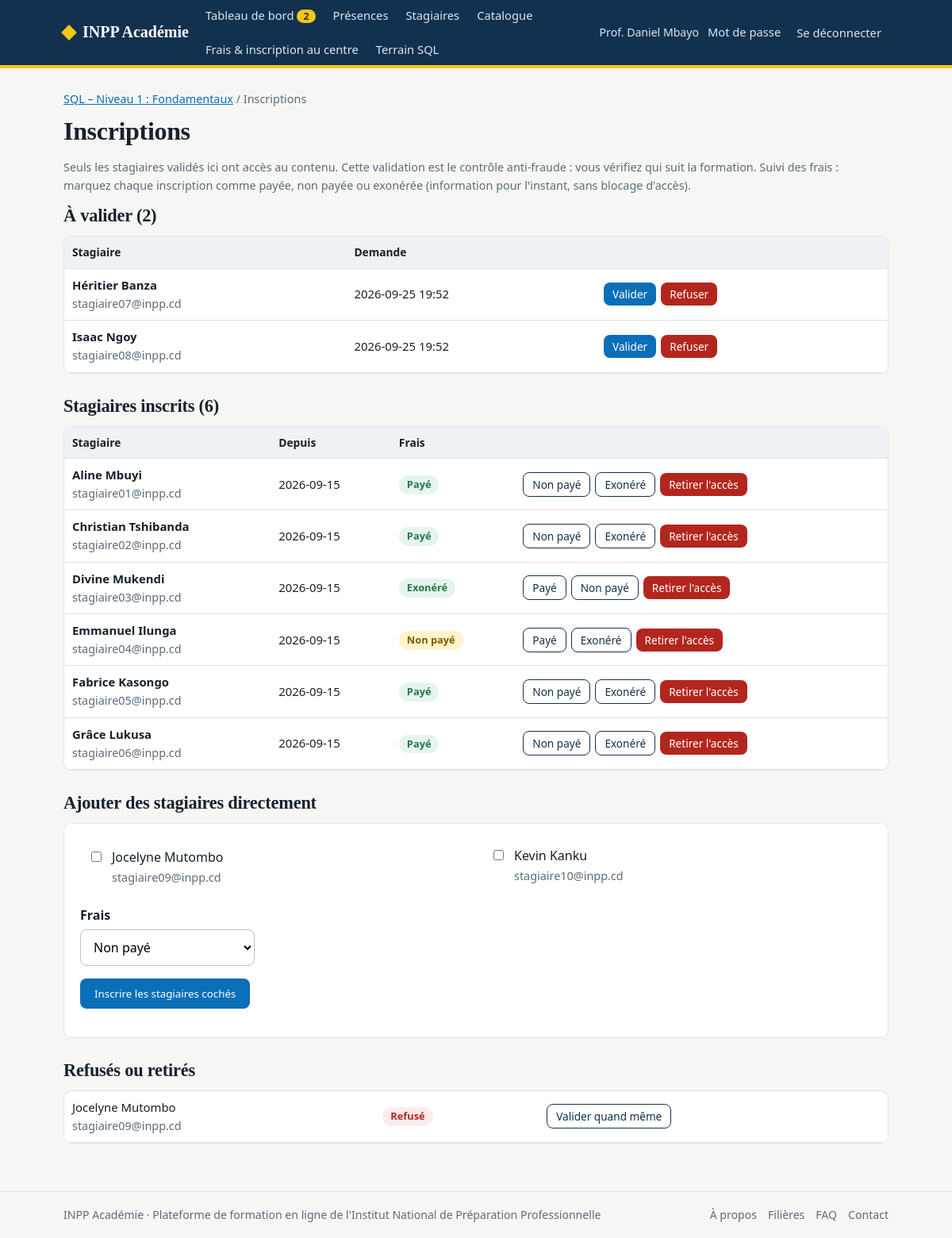
The app's page /formateur/cours/1/inscriptions (signed in) with its own data.
### tables this page shows
CREATE TABLE users (
    id INTEGER PRIMARY KEY AUTOINCREMENT,
    full_name TEXT NOT NULL,
    email TEXT NOT NULL UNIQUE,
    password_hash TEXT NOT NULL,
    role TEXT NOT NULL CHECK (role IN ('formateur', 'stagiaire', 'secretaire')),
    must_change_password INTEGER NOT NULL DEFAULT 0,
    created_by INTEGER REFERENCES users(id) ON DELETE SET NULL,
    created_at TEXT NOT NULL DEFAULT (datetime('now'))
);

CREATE TABLE courses (
    id INTEGER PRIMARY KEY AUTOINCREMENT,
    title TEXT NOT NULL,
    category TEXT NOT NULL DEFAULT 'Général',
    level TEXT NOT NULL DEFAULT 'Débutant',
    description TEXT NOT NULL DEFAULT '',
    fee_amount REAL NOT NULL DEFAULT 0,
    currency TEXT NOT NULL DEFAULT 'USD',
    pass_mark INTEGER NOT NULL DEFAULT 70,
    published INTEGER NOT NULL DEFAULT 1,
    trainer_id INTEGER NOT NULL REFERENCES users(id),
    created_at TEXT NOT NULL DEFAULT (datetime('now'))
);

CREATE TABLE enrollments (
    id INTEGER PRIMARY KEY AUTOINCREMENT,
    user_id INTEGER NOT NULL REFERENCES users(id) ON DELETE CASCADE,
    course_id INTEGER NOT NULL REFERENCES courses(id) ON DELETE CASCADE,
    status TEXT NOT NULL DEFAULT 'pending'
        CHECK (status IN ('pending', 'approved', 'rejected', 'revoked')),
    fee_status TEXT NOT NULL DEFAULT 'unpaid'
        CHECK (fee_status IN ('unpaid', 'paid', 'exempt')),
    requested_at TEXT NOT NULL DEFAULT (datetime('now')),
    decided_at TEXT,
    decided_by INTEGER REFERENCES users(id) ON DELETE SET NULL,
    UNIQUE (user_id, course_id)
);

### app.py (the view)
@app.route("/formateur/cours/<int:course_id>/inscriptions")
@trainer_required
def enrollments(course_id):
    course = own_course(course_id)
    conn = get_db()
    rows = conn.execute(
        "SELECT e.*, u.full_name, u.email FROM enrollments e JOIN users u ON u.id=e.user_id "
        "WHERE e.course_id=? ORDER BY e.requested_at DESC", (course_id,)).fetchall()
    groups = {k: [r for r in rows if r["status"] == k] for k in STATUS}
    available = conn.execute(
        "SELECT id, full_name, email FROM users WHERE role='stagiaire' AND id NOT IN "
        "(SELECT user_id FROM enrollments WHERE course_id=? AND status IN ('approved','pending')) "
        "ORDER BY full_name", (course_id,)).fetchall()
    return render_template("formateur/enrollments.html", course=course, groups=groups, available=available)

### app.py (called while the page is built)
def get_db():
    if "db" not in g:
        g.db = database.connect()
    return g.db

def csrf_field():
    if "_csrf" not in session:
        session["_csrf"] = secrets.token_hex(16)
    from markupsafe import Markup
    return Markup(f'<input type="hidden" name="_csrf" value="{session["_csrf"]}">')

@app.before_request
def csrf_protect():
    if request.method == "POST":
        sent = request.form.get("_csrf", "")
        if not sent or not secrets.compare_digest(sent, session.get("_csrf", "")):
            abort(400, "Formulaire expiré. Rechargez la page et recommencez.")

@app.before_request
def load_user():
    g.user = None
    uid = session.get("uid")
    if uid:
        g.user = get_db().execute("SELECT * FROM users WHERE id=?", (uid,)).fetchone()
        if g.user is None:
            session.clear()
    if (g.user and g.user["must_change_password"]
            and request.endpoint not in ("change_password", "logout", "static")):
        return redirect(url_for("change_password"))

@app.context_processor
def inject_nav():
    pending = 0
    if g.get("user") and g.user["role"] == "formateur":
        pending = get_db().execute(
            "SELECT COUNT(*) FROM enrollments e JOIN courses c ON c.id=e.course_id "
            "WHERE c.trainer_id=? AND e.status='pending'", (g.user["id"],)).fetchone()[0]
    return {"pending_total": pending}

def login_required(view):
    @wraps(view)
    def wrapped(*a, **kw):
        if not g.user:
            flash("Connectez-vous pour continuer.", "info")
            return redirect(url_for("login", next=request.path))
        return view(*a, **kw)
    return wrapped

def trainer_required(view):
    @wraps(view)
    @login_required
    def wrapped(*a, **kw):
        if g.user["role"] != "formateur":
            abort(403)
        return view(*a, **kw)
    return wrapped

def get_course(course_id):
    row = get_db().execute(
        "SELECT c.*, u.full_name AS trainer_name FROM courses c JOIN users u ON u.id=c.trainer_id "
        "WHERE c.id=?", (course_id,)).fetchone()
    if row is None:
        abort(404)
    return row

def own_course(course_id):
    course = get_course(course_id)
    if course["trainer_id"] != g.user["id"]:
        abort(403)
    return course

### db.py (called while the page is built)
def connect():
    conn = sqlite3.connect(DB_PATH)
    conn.row_factory = sqlite3.Row
    conn.execute("PRAGMA foreign_keys = ON")
    return conn

### templates/formateur/enrollments.html
{% extends "base.html" %}{% block title %}Inscriptions · {{ course.title }}{% endblock %}
{% block content %}
<div class="crumbs"><a href="{{ url_for('course_manage', course_id=course.id) }}">{{ course.title }}</a> / Inscriptions</div>
<h1>Inscriptions</h1>
<p class="meta">Seuls les stagiaires validés ici ont accès au contenu. Cette validation est le contrôle anti-fraude : vous vérifiez qui suit la formation. Suivi des frais : marquez chaque inscription comme payée, non payée ou exonérée{% if ENFORCE_FEES %} (l'accès est bloqué tant que les frais ne sont pas réglés){% else %} (information pour l'instant, sans blocage d'accès){% endif %}.</p>
<h2>À valider ({{ groups.pending|length }})</h2>
{% if groups.pending %}<div class="scroll"><table><thead><tr><th>Stagiaire</th><th>Demande</th><th></th></tr></thead><tbody>
{% for e in groups.pending %}<tr><td><strong>{{ e.full_name }}</strong><br><span class="meta">{{ e.email }}</span></td><td>{{ e.requested_at[:16] }}</td>
<td><div class="row" style="gap:6px">
<form method="post" action="{{ url_for('enrollment_action', eid=e.id, action='approve') }}">{{ csrf_field() }}<button class="btn small">Valider</button></form>
<form method="post" action="{{ url_for('enrollment_action', eid=e.id, action='reject') }}">{{ csrf_field() }}<button class="btn bad small">Refuser</button></form></div></td></tr>{% endfor %}
</tbody></table></div>{% else %}<div class="card">Aucune demande en attente.</div>{% endif %}
<h2 style="margin-top:28px">Stagiaires inscrits ({{ groups.approved|length }})</h2>
{% if groups.approved %}<div class="scroll"><table><thead><tr><th>Stagiaire</th><th>Depuis</th><th>Frais</th><th></th></tr></thead><tbody>
{% for e in groups.approved %}<tr><td><strong>{{ e.full_name }}</strong><br><span class="meta">{{ e.email }}</span></td><td>{{ (e.decided_at or e.requested_at)[:10] }}</td>
<td><span class="tag {{ 'ok' if e.fee_status != 'unpaid' else 'warn' }}">{{ FEE[e.fee_status] }}</span></td>
<td><div class="row" style="gap:6px">
{% for act, label in [('paid','Payé'),('unpaid','Non payé'),('exempt','Exonéré')] if act != e.fee_status %}<form method="post" action="{{ url_for('enrollment_action', eid=e.id, action=act) }}">{{ csrf_field() }}<button class="btn alt small">{{ label }}</button></form>{% endfor %}
<form method="post" action="{{ url_for('enrollment_action', eid=e.id, action='revoke') }}" onsubmit="return confirm('Retirer l\'accès à ce stagiaire ?')">{{ csrf_field() }}<button class="btn bad small">Retirer l'accès</button></form></div></td></tr>{% endfor %}
</tbody></table></div>{% else %}<div class="card">Aucun stagiaire inscrit.</div>{% endif %}
<h2 style="margin-top:28px">Ajouter des stagiaires directement</h2>
{% if available %}
<form method="post" action="{{ url_for('enroll_learners', course_id=course.id) }}" class="card">{{ csrf_field() }}
  <div style="columns:2 260px;max-height:260px;overflow:auto">{% for u in available %}<label class="opt"><input type="checkbox" name="user_ids" value="{{ u.id }}"><span>{{ u.full_name }}<br><span class="meta">{{ u.email }}</span></span></label>{% endfor %}</div>
  <label for="fs">Frais</label><select id="fs" name="fee_status" style="max-width:220px"><option value="unpaid">Non payé</option><option value="paid">Payé</option><option value="exempt">Exonéré</option></select>
  <p><button class="btn">Inscrire les stagiaires cochés</button></p>
</form>
{% else %}<div class="card">Tous les comptes stagiaires sont déjà inscrits ou en attente. <a href="{{ url_for('learners') }}">Créer de nouveaux comptes</a>.</div>{% endif %}
{% if groups.rejected or groups.revoked %}
<h2 style="margin-top:28px">Refusés ou retirés</h2>
<div class="scroll"><table><tbody>
{% for e in groups.rejected + groups.revoked %}<tr><td>{{ e.full_name }}<br><span class="meta">{{ e.email }}</span></td><td><span class="tag bad">{{ STATUS[e.status][0] }}</span></td>
<td><form method="post" action="{{ url_for('enrollment_action', eid=e.id, action='approve') }}">{{ csrf_field() }}<button class="btn alt small">Valider quand même</button></form></td></tr>{% endfor %}
</tbody></table></div>{% endif %}
{% endblock %}

### templates/base.html (shortened to what this page needs)
<!doctype html>
<html lang="fr">
<head>
<link rel="stylesheet" href="{{ url_for('static', filename='style.css') }}">
</head>
<body>
<header class="topbar noprint"><div class="wrap">
  <a class="brand" href="{{ url_for('index') }}"><i></i>INPP Académie</a>
  <nav>
    {% if g.user and g.user.role == 'formateur' %}
      <a href="{{ url_for('trainer_dashboard') }}">Tableau de bord{% if pending_total %}<span class="badge">{{ pending_total }}</span>{% endif %}</a>
      <a href="{{ url_for('sections_list') }}">Présences</a>
      <a href="{{ url_for('learners') }}">Stagiaires</a>
      <a href="{{ url_for('catalogue') }}">Catalogue</a>
    {% elif g.user and g.user.role == 'secretaire' %}
      <a href="{{ url_for('sec_dashboard') }}">Secrétariat</a>
      <a href="{{ url_for('sec_new') }}">Nouvelle inscription</a>
      <a href="{{ url_for('sec_registry') }}">Registre</a>
      <a href="{{ url_for('sec_jury') }}">Jury</a>
      <a href="{{ url_for('sec_tariffs') }}">Tarifs</a>
    {% elif g.user %}
      <a href="{{ url_for('my_courses') }}">Mes formations</a>
      <a href="{{ url_for('catalogue') }}">Catalogue</a>
    {% else %}
      <a href="{{ url_for('catalogue') }}">Catalogue</a>
      <a href="{{ url_for('filieres_public') }}">Filières</a>
      <a href="{{ url_for('apropos') }}">À propos</a>
    {% endif %}
    {% if not g.user or g.user.role != 'secretaire' %}<a href="{{ url_for('procedure') }}">Frais &amp; inscription au centre</a>{% endif %}
    {% if g.user and g.user.role != 'secretaire' %}<a href="{{ url_for('sql_lab') }}">Terrain SQL</a>{% endif %}
  </nav>
  <div class="who">
    {% if g.user %}
      <span>{{ g.user.full_name }}</span>
      <a class="linkbtn" href="{{ url_for('change_password') }}">Mot de passe</a>
      <form method="post" action="{{ url_for('logout') }}" style="margin:0">{{ csrf_field() }}<button class="linkbtn">Se déconnecter</button></form>
    {% else %}
      <a class="linkbtn" href="{{ url_for('login') }}">Se connecter</a>
      <a class="btn sun small" href="{{ url_for('register') }}">Créer un compte</a>
    {% endif %}
  </div>
</div></header>
<main><div class="wrap">
  {% block content %}{% endblock %}
</div></main>
<footer class="noprint"><div class="wrap">
  <div class="row between">
    <span>INPP Académie · Plateforme de formation en ligne de l'Institut National de Préparation Professionnelle</span>
    <nav class="row" style="gap:14px">
      <a href="{{ url_for('apropos') }}">À propos</a>
      <a href="{{ url_for('filieres_public') }}">Filières</a>
      <a href="{{ url_for('faq') }}">FAQ</a>
      <a href="{{ url_for('contact') }}">Contact</a>
    </nav>
  </div>
</div></footer>
</body>
</html>

### static/style.css (style rules this page uses)
:root { --ink:#17212b;--muted:#5d6b78;--navy:#12314f;--river:#0b6fb8;--sun:#f5c518;--paper:#f6f7f4;--card:#fff;--line:#dfe3e6;--ok:#1f7a4d;--okbg:#e6f4ec;--bad:#b3261e;--badbg:#fdeceb;--warn:#7a5a00;--warnbg:#fff4cc;--infobg:#e7f1fa }
* { box-sizing:border-box }
body { margin:0;font:16px/1.55 "Segoe UI",Roboto,Helvetica,Arial,sans-serif;color:var(--ink);background:var(--paper) }
h1,h2,h3 { font-family:Georgia,"Times New Roman",serif;line-height:1.2;margin:0 0 .5em;letter-spacing:-.01em }
h1 { font-size:2rem }
h2 { font-size:1.4rem }
a { color:var(--river) }
.wrap { max-width:1080px;margin:0 auto;padding:0 20px }
.topbar { background:var(--navy);color:#fff;border-bottom:4px solid var(--sun) }
.topbar .wrap { display:flex;align-items:center;gap:12px;min-height:58px;flex-wrap:wrap }
.brand { font:700 1.25rem Georgia,serif;color:#fff;text-decoration:none;display:flex;align-items:center;gap:10px }
.brand i { width:14px;height:14px;background:var(--sun);display:inline-block;transform:rotate(45deg) }
.topbar nav { display:flex;gap:4px;flex:1;flex-wrap:wrap }
.topbar nav a,.linkbtn { color:#dbe7f3;text-decoration:none;padding:8px 9px;border-radius:6px;font-size:.92rem;background:none;border:0;cursor:pointer;font-family:inherit }
.who { display:flex;align-items:center;gap:2px;font-size:.88rem;color:#dbe7f3 }
.badge { background:var(--sun);color:#3a2d00;border-radius:999px;padding:0 8px;font-size:.78rem;font-weight:700;margin-left:4px }
main { padding:28px 0 60px;min-height:70vh }
footer { border-top:1px solid var(--line);padding:18px 0;color:var(--muted);font-size:.88rem }
footer a { color:var(--muted);text-decoration:none }
footer .row { flex-wrap:wrap;gap:10px }
.card { background:var(--card);border:1px solid var(--line);border-radius:10px;padding:20px }
.meta { color:var(--muted);font-size:.9rem }
.row { display:flex;gap:12px;align-items:center;flex-wrap:wrap }
.between { justify-content:space-between }
.btn { display:inline-block;background:var(--river);color:#fff;border:0;border-radius:8px;padding:10px 18px;font:600 .95rem inherit;font-family:inherit;text-decoration:none;cursor:pointer }
.btn.alt { background:#fff;color:var(--navy);border:1px solid var(--navy) }
.btn.bad { background:var(--bad) }
.btn.small { padding:5px 11px;font-size:.85rem }
.tag { display:inline-block;padding:2px 10px;border-radius:999px;font-size:.8rem;font-weight:600;background:#eceff1;color:#39464f }
.tag.ok { background:var(--okbg);color:var(--ok) }
.tag.bad { background:var(--badbg);color:var(--bad) }
.tag.warn { background:var(--warnbg);color:var(--warn) }
label { display:block;font-weight:600;margin:14px 0 5px }
input[type=text],input[type=email],input[type=password],input[type=number],input[type=search],select,textarea { width:100%;padding:10px 12px;border:1px solid #b9c2ca;border-radius:8px;font:inherit;background:#fff }
table { width:100%;border-collapse:collapse;background:#fff;font-size:.93rem }
th,td { padding:9px 10px;border-bottom:1px solid var(--line);text-align:left;vertical-align:middle }
th { background:#eef2f5;font-weight:600;font-size:.86rem }
.scroll { overflow-x:auto;border:1px solid var(--line);border-radius:10px }
.opt { display:flex;gap:10px;align-items:flex-start;padding:8px 10px;border-radius:8px;cursor:pointer;font-weight:400;margin:2px 0 }
.opt input { margin-top:5px }
.crumbs { font-size:.9rem;color:var(--muted);margin-bottom:10px }

### records on screen
users: user.full_name "Prof. Daniel Mbayo"
courses: title "SQL – Niveau 1 : Fondamentaux"
enrollments: full_name "Héritier Banza", email "stagiaire07@inpp.cd", requested_at "2026-09-25 19:52"
enrollments: full_name "Isaac Ngoy", email "stagiaire08@inpp.cd", requested_at "2026-09-25 19:52"
enrollments: full_name "Aline Mbuyi", email "stagiaire01@inpp.cd", decided_at "2026-09-15", fee_status "Payé", fee_status "Non payé" "Exonéré"
enrollments: full_name "Christian Tshibanda", email "stagiaire02@inpp.cd", decided_at "2026-09-15", fee_status "Payé", fee_status "Non payé" "Exonéré"
enrollments: full_name "Divine Mukendi", email "stagiaire03@inpp.cd", decided_at "2026-09-15", fee_status "Exonéré", fee_status "Payé" "Non payé"
enrollments: full_name "Emmanuel Ilunga", email "stagiaire04@inpp.cd", decided_at "2026-09-15", fee_status "Non payé", fee_status "Payé" "Exonéré"
enrollments: full_name "Fabrice Kasongo", email "stagiaire05@inpp.cd", decided_at "2026-09-15", fee_status "Payé", fee_status "Non payé" "Exonéré"
enrollments: full_name "Grâce Lukusa", email "stagiaire06@inpp.cd", decided_at "2026-09-15", fee_status "Payé", fee_status "Non payé" "Exonéré"
users: full_name "Jocelyne Mutombo", email "stagiaire09@inpp.cd"
users: full_name "Kevin Kanku", email "stagiaire10@inpp.cd"
enrollments: full_name "Jocelyne Mutombo", email "stagiaire09@inpp.cd", status "Refusé"

### other values on screen
{{ pending_total }} "2"
{{ groups.pending|length }} "2"
{{ groups.approved|length }} "6"
